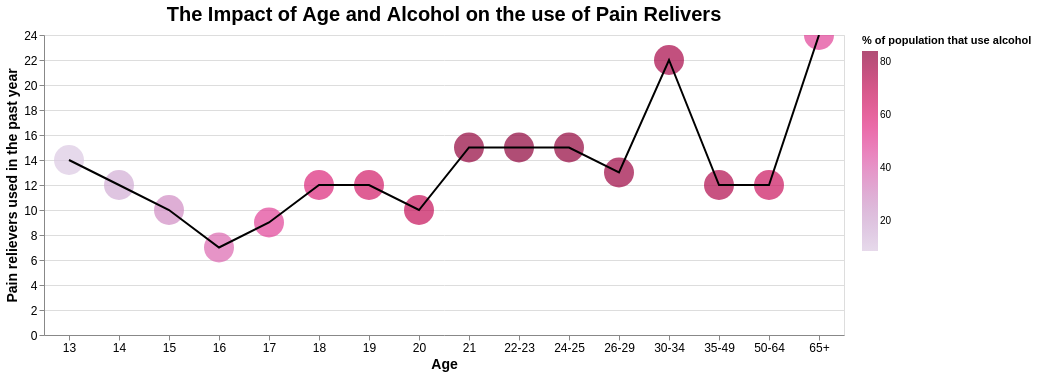

The notebook cell saved with this chart:
### Code cell
#In the next three visualizations, we will see if there is a relationship between alcohol and other drugs (pain relievers, stimulats, and sedatives)
DataAlcoholvsPainRelivers= pd.read_csv("Alcohol_vs_pain_relievers.csv")
G4 = alt.Chart(DataAlcoholvsPainRelivers).encode(
x = alt.X('age',title = "Age",axis=alt.Axis(labelAngle=0, labelFontSize=12, titleFontSize=14)),
y = alt.Y("pain_releiver_frequency",title = "Pain relievers used in the past year",axis=alt.Axis(labelAngle=0, labelFontSize=12, titleFontSize=14)),
color = alt.Color("alcohol_use",title = "% of population that use alcohol",scale = alt.Scale(scheme = 'purplered')),
tooltip = ["alcohol_use","pain_releiver_frequency",'age']).interactive()

B = alt.Chart(DataAlcoholvsPainRelivers).encode(
x = alt.X('age',title = "Age",axis=alt.Axis(labelAngle=0, labelFontSize=14, titleFontSize=16)),
y = alt.Y("pain_releiver_frequency",title = "Pain relievers used in the past year",axis=alt.Axis(labelAngle=0, labelFontSize=12, titleFontSize=14)),
)




A = G4.properties(width = 800, height = 300, title = {'text':'The Impact of Age and Alcohol on the use of Pain Relivers', 'fontSize':20})
A.mark_circle(size = 900) + B.mark_line(color = "black")

### Figure 1 — Vega-Lite specification as saved in the notebook (floating-point values rounded to 4 significant figures)
{"config": {"view": {"continuousWidth": 300, "continuousHeight": 300}}, "layer": [{"mark": {"type": "circle", "size": 900}, "encoding": {"color": {"field": "alcohol_use", "scale": {"scheme": "purplered"}, "title": "% of population that use alcohol", "type": "quantitative"}, "tooltip": [{"field": "alcohol_use", "type": "quantitative"}, {"field": "pain_releiver_frequency", "type": "quantitative"}, {"field": "age", "type": "nominal"}], "x": {"axis": {"labelAngle": 0, "labelFontSize": 12, "titleFontSize": 14}, "field": "age", "title": "Age", "type": "nominal"}, "y": {"axis": {"labelAngle": 0, "labelFontSize": 12, "titleFontSize": 14}, "field": "pain_releiver_frequency", "title": "Pain relievers used in the past year", "type": "quantitative"}}, "name": "view_751db11315afe554_0", "title": {"text": "The Impact of Age and Alcohol on the use of Pain Relivers", "fontSize": 20}}, {"mark": {"type": "line", "color": "black"}, "encoding": {"x": {"axis": {"labelAngle": 0, "labelFontSize": 14, "titleFontSize": 16}, "field": "age", "title": "Age", "type": "nominal"}, "y": {"axis": {"labelAngle": 0, "labelFontSize": 12, "titleFontSize": 14}, "field": "pain_releiver_frequency", "title": "Pain relievers used in the past year", "type": "quantitative"}}}], "data": {"name": "data-6a1249fd12068db2d3e4562a5479372c"}, "height": 300, "params": [{"name": "param_1e9efca18e7a2868", "select": {"type": "interval", "encodings": ["x", "y"]}, "bind": "scales", "views": ["view_751db11315afe554_0"]}], "width": 800, "$schema": "https://vega.github.io/schema/vega-lite/v6.4.1.json", "datasets": {"data-6a1249fd12068db2d3e4562a5479372c": [{"age": "13", "alcohol_use": 8.5, "pain_releiver_frequency": 14}, {"age": "14", "alcohol_use": 18.1, "pain_releiver_frequency": 12}, {"age": "15", "alcohol_use": 29.2, "pain_releiver_frequency": 10}, {"age": "16", "alcohol_use": 40.1, "pain_releiver_frequency": 7}, {"age": "17", "alcohol_use": 49.3, "pain_releiver_frequency": 9}, {"age": "18", "alcohol_use": 58.7, "pain_releiver_frequency": 12}, {"age": "19", "alcohol_use": 64.6, "pain_releiver_frequency": 12}, {"age": "20", "alcohol_use": 69.7, "pain_releiver_frequency": 10}, {"age": "21", "alcohol_use": 83.2, "pain_releiver_frequency": 15}, {"age": "22-23", "alcohol_use": 84.2, "pain_releiver_frequency": 15}, {"age": "24-25", "alcohol_use": 83.1, "pain_releiver_frequency": 15}, {"age": "26-29", "alcohol_use": 80.7, "pain_releiver_frequency": 13}, {"age": "30-34", "alcohol_use": 77.5, "pain_releiver_frequency": 22}, {"age": "35-49", "alcohol_use": 75.0, "pain_releiver_frequency": 12}, {"age": "50-64", "alcohol_use": 67.2, "pain_releiver_frequency": 12}, {"age": "65+", "alcohol_use": 49.3, "pain_releiver_frequency": 24}]}}
